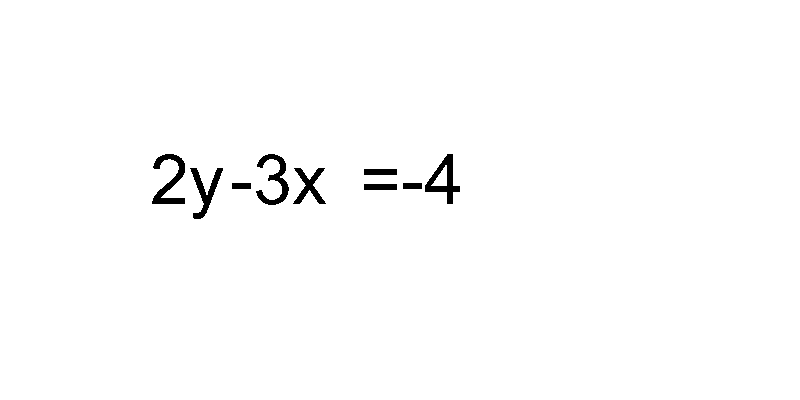

Python code for this plot:
import sys
from pathlib import Path
import cv2
import numpy as np
from PIL import Image, ImageDraw, ImageFont

sys.path.insert(0, str(Path(__file__).resolve().parent.parent))

from core.preprocessing import crop_to_content, resize_with_padding
from core.model_inference import get_recognizer

# Create sticky note image with 800x400 white border and yellow sticky note in center
img = Image.new("RGB", (800, 400), "white")
draw = ImageDraw.Draw(img)
draw.rectangle([100, 50, 700, 350], fill="#F7E398")

try:
    font = ImageFont.truetype("arial.ttf", 70)
except Exception:
    font = ImageFont.load_default()

draw.text((150, 140), "2y", fill="black", font=font)
draw.text((230, 140), "-3x", fill="red", font=font)
draw.text((360, 140), "=-4", fill="black", font=font)

import io
buf = io.BytesIO()
img.save(buf, format="PNG")

bgr = cv2.imdecode(np.frombuffer(buf.getvalue(), dtype=np.uint8), cv2.IMREAD_COLOR)
gray = cv2.cvtColor(bgr, cv2.COLOR_BGR2GRAY)

# Otsu thresholding
_, binary_otsu = cv2.threshold(gray, 0, 255, cv2.THRESH_BINARY + cv2.THRESH_OTSU)
cv2.imwrite("scratch/test_otsu_sticky.png", binary_otsu)

cropped = crop_to_content(binary_otsu, padding=20)
resized = resize_with_padding(cropped, 224, 224)
pil_img = Image.fromarray(cv2.cvtColor(resized, cv2.COLOR_GRAY2RGB))
pil_img.save("scratch/test_otsu_preprocessed.png")

recognizer = get_recognizer()
rec = recognizer.recognize(pil_img, num_samples=3)
print("Otsu Recognition result:", rec.latex)
